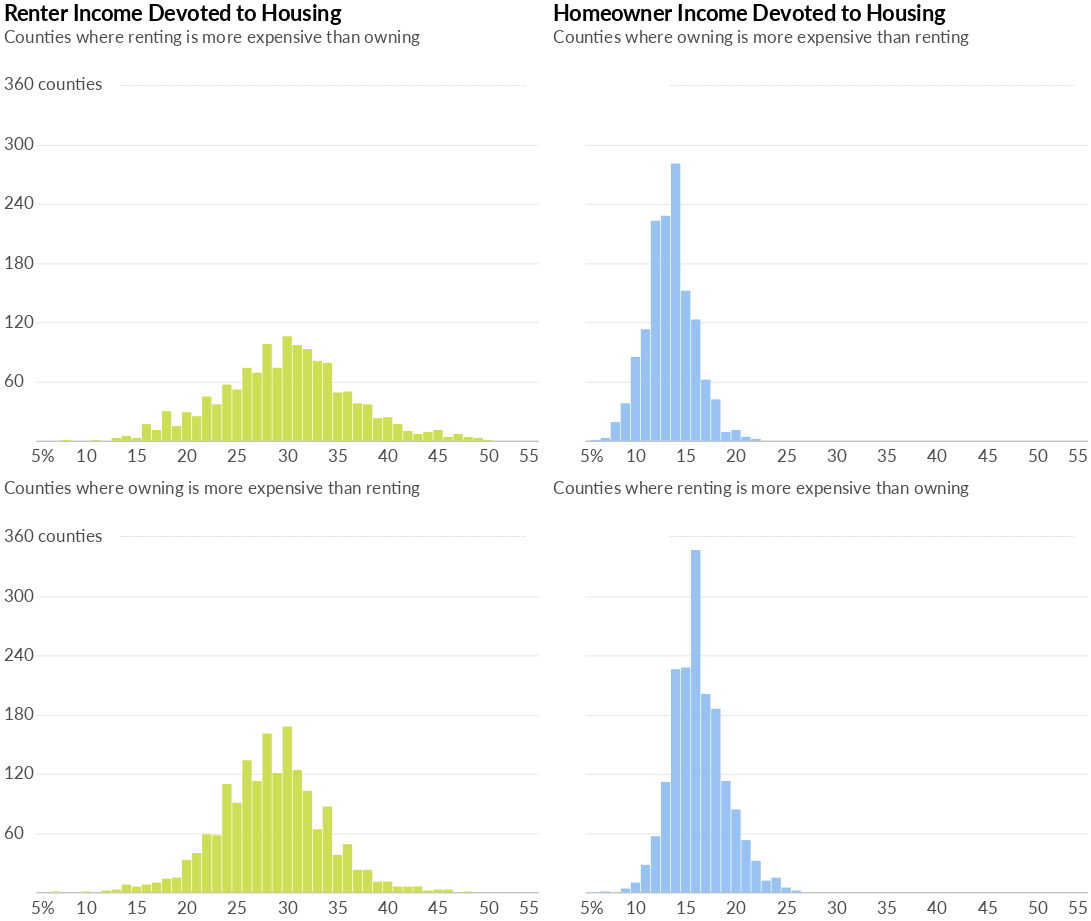

The cell this chart's notebook holds for it:
### Code cell
inc_housing_charts = (charts_dict[0] | charts_dict[3]) & (charts_dict[1] | charts_dict[2])
inc_housing_charts

### Figure 1 — Vega-Lite specification as saved in the notebook (floating-point values rounded to 4 significant figures)
{"width": 600, "height": 400, "background": "white", "config": {"title": {"fontOpacity": 0.3, "fontSize": 30, "anchor": "start", "font": "Lato", "offset": 5}, "axisX": {"grid": false, "labelFont": "Lato", "labelFontSize": 16, "labelAngle": 0, "labelPadding": 10, "ticks": false, "tickSize": 5, "title": null, "titleFont": "Lato", "titleFontSize": 16, "titleFontWeight": "normal", "titleY": 30, "titleX": 280}, "axisY": {"grid": true, "gridOpacity": 1, "labelFont": "Lato", "labelFontSize": 16, "labelLimit": 100, "labelAlign": "left", "labelPadding": 20, "ticks": false, "title": null, "titleFont": "Lato", "titleFontWeight": "normal", "titleFontSize": 16, "titleAlign": "left", "titleAngle": 0, "titleY": -20, "titleX": -20, "domainWidth": 0}, "view": {"strokeOpacity": 0}}, "vconcat": [{"hconcat": [{"layer": [{"data": {"name": "data-93a1860a1a99ca88f1c22da7f7218985"}, "mark": {"type": "text", "dx": -7, "dy": -4, "fontSize": 11.5, "fontWeight": "bold", "opacity": 0.09}, "encoding": {"text": {"type": "nominal", "field": "text"}, "x": {"type": "quantitative", "field": "x", "scale": {"domain": [10, 50]}}, "y": {"type": "quantitative", "field": "y"}}}, {"data": {"name": "data-21a4e5e6877e5696b40945bd7685b83b"}, "mark": {"type": "bar", "color": "#cede54", "size": 13}, "encoding": {"x": {"type": "quantitative", "axis": {"labelFontSize": 24, "labelOpacity": 0.7, "titleOpacity": 0.7, "titleY": 35, "values": [10, 15, 20, 25, 30, 35, 40, 45, 50, 55]}, "field": "Bin", "scale": {"domain": [10, 50]}}, "y": {"type": "quantitative", "axis": {"labelFontSize": 24, "labelOpacity": 0.7, "labelPadding": 45, "titleFontSize": 24, "titleOpacity": 0.7, "titleX": -45, "titleY": 0, "values": [60, 120, 180, 240, 300]}, "field": "Count", "scale": {"domain": [0, 360]}, "title": "Counties where renting is more expensive than owning"}}, "title": "Renter Income Devoted to Housing"}, {"data": {"name": "data-fcbf7a1326e5a92c8e8b9df976c576ce"}, "mark": {"type": "text", "dx": -5, "dy": 22.5, "font": "lato", "fontSize": 24, "opacity": 0.7}, "encoding": {"text": {"type": "nominal", "field": "text"}, "x": {"type": "quantitative", "field": "x"}, "y": {"type": "quantitative", "field": "y"}}}, {"data": {"name": "data-d52168d0dfeed3670e7525367a93c397"}, "mark": {"type": "text", "dx": -4, "dy": 0, "font": "lato", "fontSize": 24, "opacity": 0.7}, "encoding": {"text": {"type": "nominal", "field": "text"}, "x": {"type": "quantitative", "field": "x"}, "y": {"type": "quantitative", "field": "y"}}}], "height": 550, "width": 700}, {"layer": [{"data": {"name": "data-93a1860a1a99ca88f1c22da7f7218985"}, "mark": {"type": "text", "dx": -7, "dy": -4, "fontSize": 11.5, "fontWeight": "bold", "opacity": 0.09}, "encoding": {"text": {"type": "nominal", "field": "text"}, "x": {"type": "quantitative", "field": "x", "scale": {"domain": [10, 50]}}, "y": {"type": "quantitative", "field": "y"}}}, {"data": {"name": "data-0d6653b94ecaec5ec23f116b6ccba55a"}, "mark": {"type": "bar", "color": "#97c2f2", "size": 13}, "encoding": {"x": {"type": "quantitative", "axis": {"labelFontSize": 24, "labelOpacity": 0.7, "titleOpacity": 0.7, "titleY": 35, "values": [10, 15, 20, 25, 30, 35, 40, 45, 50, 55]}, "field": "Bin", "scale": {"domain": [10, 50]}}, "y": {"type": "quantitative", "axis": {"labelFontSize": 24, "labelOpacity": 0, "labelPadding": 45, "titleFontSize": 24, "titleOpacity": 0.7, "titleX": -45, "titleY": 0, "values": [60, 120, 180, 240, 300]}, "field": "Count", "scale": {"domain": [0, 360]}, "title": "Counties where owning is more expensive than renting"}}, "title": "Homeowner Income Devoted to Housing"}, {"data": {"name": "data-fcbf7a1326e5a92c8e8b9df976c576ce"}, "mark": {"type": "text", "dx": -5, "dy": 22.5, "font": "lato", "fontSize": 24, "opacity": 0.7}, "encoding": {"text": {"type": "nominal", "field": "text"}, "x": {"type": "quantitative", "field": "x"}, "y": {"type": "quantitative", "field": "y"}}}, {"data": {"name": "data-d52168d0dfeed3670e7525367a93c397"}, "mark": {"type": "text", "dx": -4, "dy": 0, "font": "lato", "fontSize": 24, "opacity": 0}, "encoding": {"text": {"type": "nominal", "field": "text"}, "x": {"type": "quantitative", "field": "x"}, "y": {"type": "quantitative", "field": "y"}}}], "height": 550, "width": 700}]}, {"hconcat": [{"layer": [{"data": {"name": "data-93a1860a1a99ca88f1c22da7f7218985"}, "mark": {"type": "text", "dx": -7, "dy": -4, "fontSize": 11.5, "fontWeight": "bold", "opacity": 0.09}, "encoding": {"text": {"type": "nominal", "field": "text"}, "x": {"type": "quantitative", "field": "x", "scale": {"domain": [10, 50]}}, "y": {"type": "quantitative", "field": "y"}}}, {"data": {"name": "data-77ad753fbdc530e19cb1774976fc8bc9"}, "mark": {"type": "bar", "color": "#cede54", "size": 13}, "encoding": {"x": {"type": "quantitative", "axis": {"labelFontSize": 24, "labelOpacity": 0.7, "titleOpacity": 0.7, "titleY": 35, "values": [10, 15, 20, 25, 30, 35, 40, 45, 50, 55]}, "field": "Bin", "scale": {"domain": [10, 50]}}, "y": {"type": "quantitative", "axis": {"labelFontSize": 24, "labelOpacity": 0.7, "labelPadding": 45, "titleFontSize": 24, "titleOpacity": 0.7, "titleX": -45, "titleY": 0, "values": [60, 120, 180, 240, 300]}, "field": "Count", "scale": {"domain": [0, 360]}, "title": "Counties where owning is more expensive than renting"}}, "title": ""}, {"data": {"name": "data-fcbf7a1326e5a92c8e8b9df976c576ce"}, "mark": {"type": "text", "dx": -5, "dy": 22.5, "font": "lato", "fontSize": 24, "opacity": 0.7}, "encoding": {"text": {"type": "nominal", "field": "text"}, "x": {"type": "quantitative", "field": "x"}, "y": {"type": "quantitative", "field": "y"}}}, {"data": {"name": "data-d52168d0dfeed3670e7525367a93c397"}, "mark": {"type": "text", "dx": -4, "dy": 0, "font": "lato", "fontSize": 24, "opacity": 0.7}, "encoding": {"text": {"type": "nominal", "field": "text"}, "x": {"type": "quantitative", "field": "x"}, "y": {"type": "quantitative", "field": "y"}}}], "height": 550, "width": 700}, {"layer": [{"data": {"name": "data-93a1860a1a99ca88f1c22da7f7218985"}, "mark": {"type": "text", "dx": -7, "dy": -4, "fontSize": 11.5, "fontWeight": "bold", "opacity": 0.09}, "encoding": {"text": {"type": "nominal", "field": "text"}, "x": {"type": "quantitative", "field": "x", "scale": {"domain": [10, 50]}}, "y": {"type": "quantitative", "field": "y"}}}, {"data": {"name": "data-c7d884abf4a0f8c18f7471f5d7471e99"}, "mark": {"type": "bar", "color": "#97c2f2", "size": 13}, "encoding": {"x": {"type": "quantitative", "axis": {"labelFontSize": 24, "labelOpacity": 0.7, "titleOpacity": 0.7, "titleY": 35, "values": [10, 15, 20, 25, 30, 35, 40, 45, 50, 55]}, "field": "Bin", "scale": {"domain": [10, 50]}}, "y": {"type": "quantitative", "axis": {"labelFontSize": 24, "labelOpacity": 0, "labelPadding": 45, "titleFontSize": 24, "titleOpacity": 0.7, "titleX": -45, "titleY": 0, "values": [60, 120, 180, 240, 300]}, "field": "Count", "scale": {"domain": [0, 360]}, "title": "Counties where renting is more expensive than owning"}}, "title": ""}, {"data": {"name": "data-fcbf7a1326e5a92c8e8b9df976c576ce"}, "mark": {"type": "text", "dx": -5, "dy": 22.5, "font": "lato", "fontSize": 24, "opacity": 0.7}, "encoding": {"text": {"type": "nominal", "field": "text"}, "x": {"type": "quantitative", "field": "x"}, "y": {"type": "quantitative", "field": "y"}}}, {"data": {"name": "data-d52168d0dfeed3670e7525367a93c397"}, "mark": {"type": "text", "dx": -4, "dy": 0, "font": "lato", "fontSize": 24, "opacity": 0}, "encoding": {"text": {"type": "nominal", "field": "text"}, "x": {"type": "quantitative", "field": "x"}, "y": {"type": "quantitative", "field": "y"}}}], "height": 550, "width": 700}]}], "$schema": "https://vega.github.io/schema/vega-lite/v4.0.0.json", "datasets": {"data-93a1860a1a99ca88f1c22da7f7218985": [{"x": 34, "y": 360, "text": "______________________________________________________________________________________________"}], "data-21a4e5e6877e5696b40945bd7685b83b": [{"Bin": 33, "Count": 81}, {"Bin": 31, "Count": 97}, {"Bin": 38, "Count": 37}, {"Bin": 34, "Count": 79}, {"Bin": 30, "Count": 106}, {"Bin": 32, "Count": 93}, {"Bin": 40, "Count": 24}, {"Bin": 36, "Count": 50}, {"Bin": 22, "Count": 45}, {"Bin": 28, "Count": 98}, {"Bin": 35, "Count": 49}, {"Bin": 29, "Count": 74}, {"Bin": 39, "Count": 23}, {"Bin": 24, "Count": 57}, {"Bin": 25, "Count": 52}, {"Bin": 49, "Count": 3}, {"Bin": 37, "Count": 38}, {"Bin": 18, "Count": 30}, {"Bin": 19, "Count": 15}, {"Bin": 16, "Count": 17}, {"Bin": 14, "Count": 5}, {"Bin": 27, "Count": 69}, {"Bin": 20, "Count": 29}, {"Bin": 17, "Count": 11}, {"Bin": 23, "Count": 37}, {"Bin": 8, "Count": 1}, {"Bin": 42, "Count": 10}, {"Bin": 44, "Count": 9}, {"Bin": 26, "Count": 74}, {"Bin": 41, "Count": 17}, {"Bin": 46, "Count": 4}, {"Bin": 45, "Count": 11}, {"Bin": 21, "Count": 25}, {"Bin": 43, "Count": 7}, {"Bin": 47, "Count": 7}, {"Bin": 48, "Count": 4}, {"Bin": 50, "Count": 1}, {"Bin": 15, "Count": 3}, {"Bin": 11, "Count": 1}, {"Bin": 13, "Count": 3}], "data-fcbf7a1326e5a92c8e8b9df976c576ce": [{"x": 6, "y": 0, "text": "5%"}], "data-d52168d0dfeed3670e7525367a93c397": [{"x": 7, "y": 360, "text": "360 counties"}], "data-0d6653b94ecaec5ec23f116b6ccba55a": [{"Bin": 16, "Count": 123}, {"Bin": 17, "Count": 62}, {"Bin": 13, "Count": 228}, {"Bin": 11, "Count": 113}, {"Bin": 14, "Count": 281}, {"Bin": 12, "Count": 223}, {"Bin": 10, "Count": 85}, {"Bin": 15, "Count": 152}, {"Bin": 21, "Count": 4}, {"Bin": 9, "Count": 38}, {"Bin": 8, "Count": 19}, {"Bin": 18, "Count": 42}, {"Bin": 20, "Count": 11}, {"Bin": 19, "Count": 9}, {"Bin": 22, "Count": 2}, {"Bin": 7, "Count": 3}, {"Bin": 6, "Count": 1}], "data-77ad753fbdc530e19cb1774976fc8bc9": [{"Bin": 26, "Count": 134}, {"Bin": 31, "Count": 124}, {"Bin": 41, "Count": 6}, {"Bin": 34, "Count": 87}, {"Bin": 30, "Count": 168}, {"Bin": 24, "Count": 110}, {"Bin": 38, "Count": 23}, {"Bin": 28, "Count": 161}, {"Bin": 35, "Count": 38}, {"Bin": 29, "Count": 121}, {"Bin": 45, "Count": 3}, {"Bin": 27, "Count": 113}, {"Bin": 21, "Count": 40}, {"Bin": 32, "Count": 103}, {"Bin": 23, "Count": 58}, {"Bin": 33, "Count": 64}, {"Bin": 25, "Count": 91}, {"Bin": 16, "Count": 8}, {"Bin": 36, "Count": 49}, {"Bin": 37, "Count": 23}, {"Bin": 40, "Count": 11}, {"Bin": 20, "Count": 33}, {"Bin": 43, "Count": 6}, {"Bin": 44, "Count": 2}, {"Bin": 39, "Count": 11}, {"Bin": 22, "Count": 59}, {"Bin": 42, "Count": 6}, {"Bin": 18, "Count": 14}, {"Bin": 17, "Count": 10}, {"Bin": 19, "Count": 15}, {"Bin": 12, "Count": 2}, {"Bin": 14, "Count": 8}, {"Bin": 48, "Count": 1}, {"Bin": 46, "Count": 3}, {"Bin": 15, "Count": 6}, {"Bin": 13, "Count": 3}, {"Bin": 10, "Count": 1}, {"Bin": 7, "Count": 1}], "data-c7d884abf4a0f8c18f7471f5d7471e99": [{"Bin": 16, "Count": 347}, {"Bin": 14, "Count": 226}, {"Bin": 17, "Count": 201}, {"Bin": 11, "Count": 28}, {"Bin": 13, "Count": 112}, {"Bin": 15, "Count": 228}, {"Bin": 19, "Count": 113}, {"Bin": 20, "Count": 84}, {"Bin": 18, "Count": 186}, {"Bin": 12, "Count": 57}, {"Bin": 22, "Count": 32}, {"Bin": 23, "Count": 12}, {"Bin": 21, "Count": 53}, {"Bin": 25, "Count": 5}, {"Bin": 24, "Count": 15}, {"Bin": 10, "Count": 10}, {"Bin": 9, "Count": 4}, {"Bin": 26, "Count": 2}, {"Bin": 7, "Count": 1}]}}
